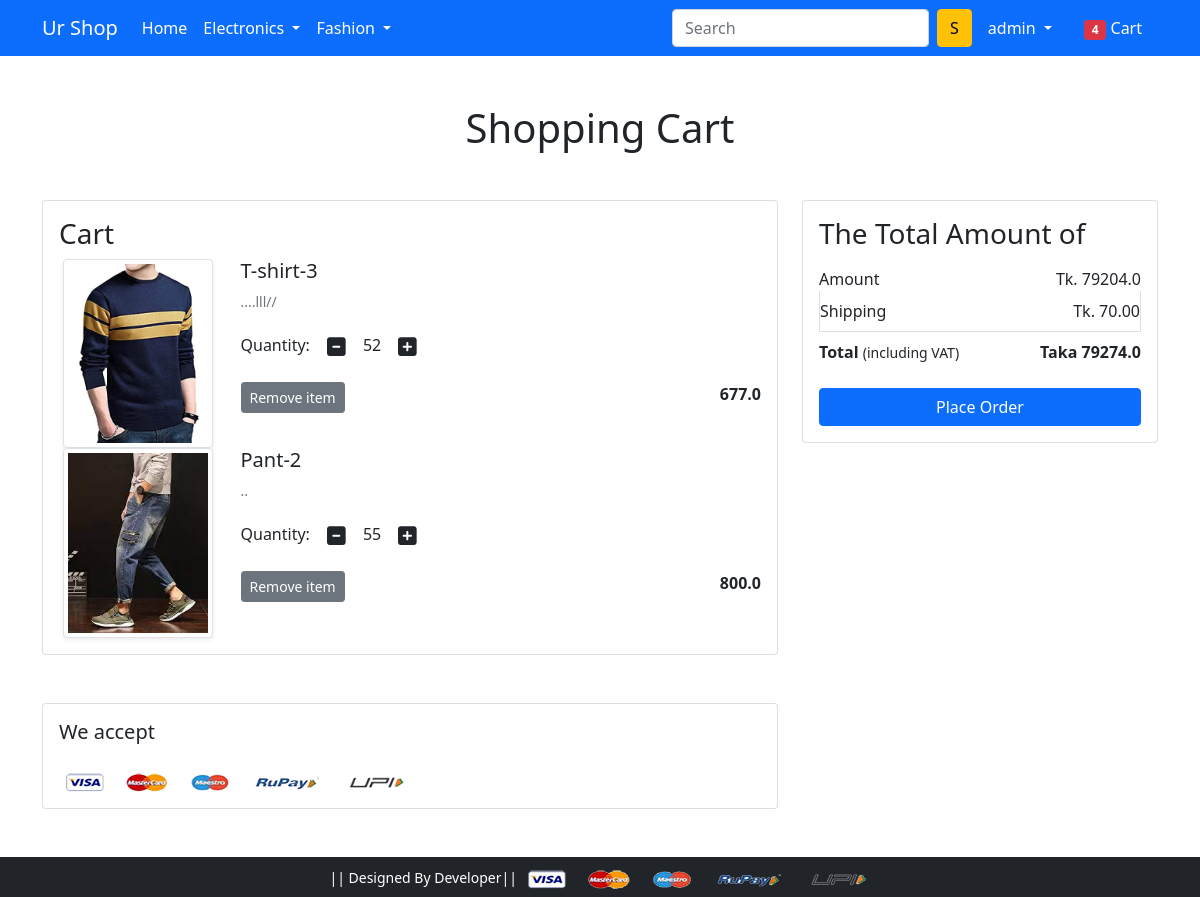
/cart/ (signed in), run on an earlier commit of the app's database.
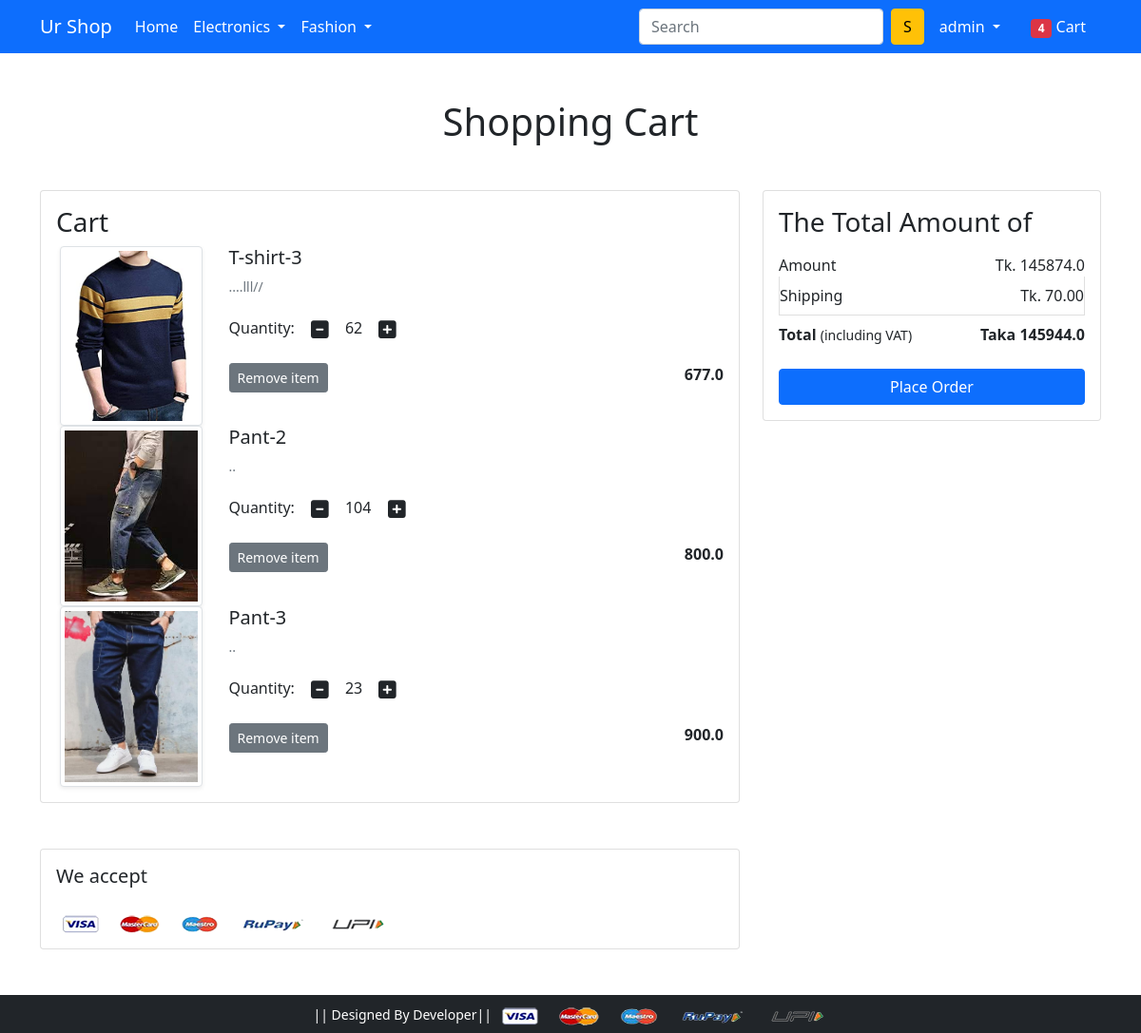
And on a later commit of the database.
### app/models.py (models this page shows, shortened)
class Cart(models.Model):
    user = models.ForeignKey(User, on_delete=models.CASCADE)
    product = models.ForeignKey(Product, on_delete=models.CASCADE)
    quantity = models.PositiveIntegerField(default=1)
    def __str__(self):
        return str(self.id)

class Product(models.Model):
    title = models.CharField(max_length=200)
    selling_price = models.FloatField()
    discounted_price = models.FloatField()
    description = models.TextField()
    brand = models.CharField(max_length=22)
    category = models.CharField(choices=CATEGORY_CHOICES, max_length=2)
    product_image = models.ImageField(upload_to='productimg')

### app/views.py (the view)
# urls.py: path('cart/', views.show_cart, name='show_cart'),
def show_cart(request):
    if request.user.is_authenticated:
        user = request.user
        carts = Cart.objects.filter(user=user)
        cart_product = [p for p in carts]
        amount = 0.0
        shipping_amount = 70.0
        total_amount = 0.0
        print(cart_product)
        if cart_product:
            for p in cart_product:
                temp_amount = (p.quantity * p.product.discounted_price)
                amount += temp_amount
                total_amount = amount + shipping_amount
                print(p)
            return render(request, 'app/addtocart.html',
                          {'carts': carts, 'amount': amount, 'total_amount': total_amount})
        else:
            return render(request, 'app/empty_cart.html')

### app/templates/app/addtocart.html (shortened to what this page needs)
{% extends 'app/base.html' %}
{% load static %}
{% block main-content %}
<div class="container my-5">
 <div class="row">
  <h1 class="text-center mb-5">Shopping Cart</h1>
  <div class="col-sm-8">
  <div class="card">
   <div class="card-body">
    <h3>Cart</h3>
    {% for cart in carts %}
    <div class="row">
     <div class="col-sm-3 text-center align-self-center"><img src="{{cart.product.product_image.url}}" alt="" srcset="" class="img-fluid img-thumbnail shadow-sm" height="150" width="150"> </div>
     <div class="col-sm-9">
      <div>
       <h5>{{cart.product.title}}</h5>
       <p class="mb-2 text-muted small">{{cart.product.description}}</p>
       <div class="my-3">
        <label for="quantity">Quantity:</label>
        <a class="minus-cart btn" pid="{{cart.product.id}}"><i class="fas fa-minus-square fa-lg"></i></a>
          <span id="quantity" class="quantitycls">{{cart.quantity}}</span>
        <a class="plus-cart btn" pid="{{cart.product.id}}"><i class="fas fa-plus-square fa-lg"></i></a>
       </div>
       <div class="d-flex justify-content-between">
           <a href="#" class="btn btn-sm btn-secondary mr-3 remove-cart" pid="{{cart.product.id}}">Remove item </a>
        <p class="mb-0"><span><strong>{{cart.product.discounted_price}}</strong></span></p>
       </div>
      </div>
     </div>
    </div>
    {% endfor %}
   </div>
   </div>
  </div>
  <div class="col-sm-4">
   <div class="card">
    <div class="card-body">
      <h3>The Total Amount of</h3>
      <ul class="list-group">
       <li class="list-group-item d-flex justify-content-between align-items-center border-0 px-0 pb-0">Amount<span>Tk. <span id="amount" >{{amount}}</span></span></li>
       <li class="list-group-item d-flex justify-content-between align-items-center px-0">Shipping<span>Tk. 70.00</span></li>
       <li class="list-group-item d-flex justify-content-between align-items-center border-0 px-0 mb-3">
        <div>
           <strong>Total</strong> <small>(including VAT)</small>
         </div>
         <span><strong>Taka <strong id="totalamount">{{total_amount}}</strong> </strong></span>
       </li>
      </ul>
      <div class="d-grid"><a href="{% url 'checkout' %}" class="btn btn-primary">Place Order</a></div>
    </div>
   </div>
  </div>
 </div>
</div>
<div class="container">
 <div class="row">
  <div class="col-sm-8">
   <div class="card">
    <div class="card-body">
      <h5 class="mb-4">We accept</h5>
      <img src="{% static 'app/images/payment.png' %}" alt="" class="img-fluid">
    </div>
  </div>
  </div>
 </div>
</div>
{% endblock main-content %}

What changed in the data, as far as the page shows it:
changed Cart "T-shirt-3": quantity "52" → "62"
changed Cart "Pant-2": quantity "55" → "104"
added Cart: product.product_image (picture), product "Pant-3", product.description "..", quantity "23", product.discounted_price "900.0"
Also different on the page:
{{ amount }}: "79204.0" → "145874.0"
{{ total_amount }}: "79274.0" → "145944.0"
